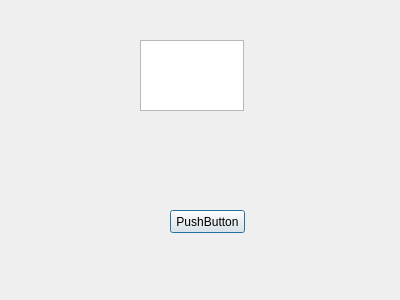
<?xml version="1.0" encoding="UTF-8"?>
<ui version="4.0">
 <class>MyDialog</class>
 <widget class="QDialog" name="MyDialog">
  <property name="geometry">
   <rect>
    <x>0</x>
    <y>0</y>
    <width>400</width>
    <height>300</height>
   </rect>
  </property>
  <property name="windowTitle">
   <string>Dialog</string>
  </property>
  <widget class="QPushButton" name="pushButton">
   <property name="geometry">
    <rect>
     <x>170</x>
     <y>210</y>
     <width>75</width>
     <height>23</height>
    </rect>
   </property>
   <property name="text">
    <string>PushButton</string>
   </property>
  </widget>
  <widget class="QTextEdit" name="textEdit">
   <property name="geometry">
    <rect>
     <x>140</x>
     <y>40</y>
     <width>104</width>
     <height>71</height>
    </rect>
   </property>
  </widget>
 </widget>
 <resources/>
 <connections/>
</ui>
